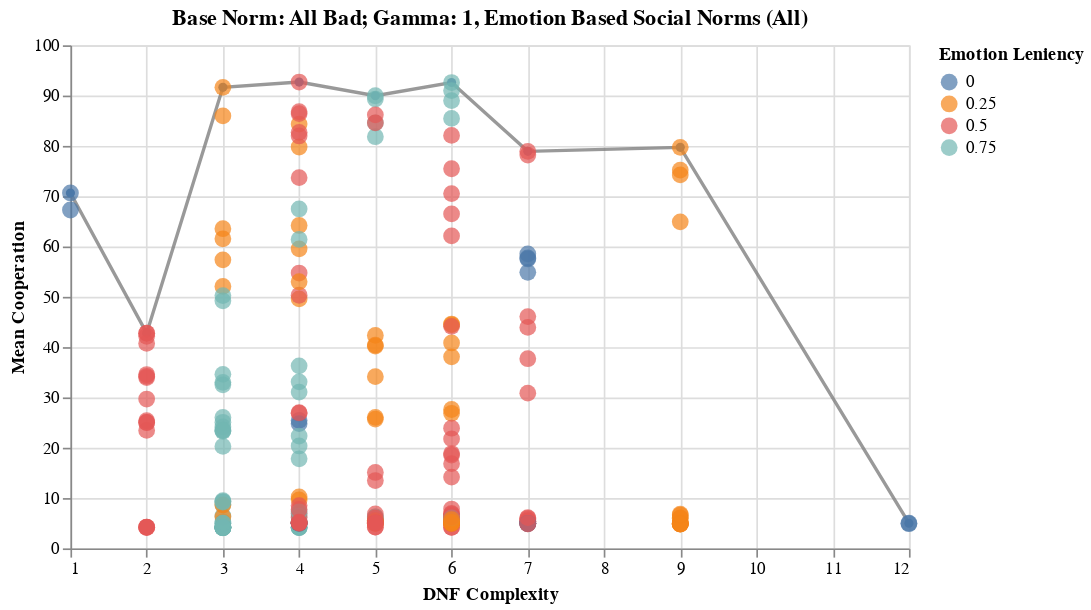

Notebook source saved alongside this figure:
### Code cell
# =============================
#   Scatterplot by Base Norm
# =============================

# 1. Choose base norm
chosen_base_norm = "All Bad"
chosen_gamma = 1

# Filter relevant runs
filtered = merged_df[merged_df["base_social_norm"] == chosen_base_norm].copy()
filtered = filtered[filtered.Z == 50]
filtered = filtered[filtered.gens == 1000]
filtered = filtered[filtered.gamma_center == chosen_gamma]
filtered = filtered[filtered.Emotion_Leniency != 1]

# 2. Average all runs per emergent norm
grouped = (
    filtered.groupby(["8bit_vector", "DNF_literals", "Emotion_Leniency"], as_index=False)
            .agg(mean_coop=("average_cooperation", "mean"))
)

# 3. Keep only the top 10% for each DNF complexity
def top_10_percent(df):
    if len(df) == 0:
        return df
    cutoff = np.quantile(df["mean_coop"], 0)
    return df[df["mean_coop"] >= cutoff]

grouped_top = (
    grouped.groupby("DNF_literals", group_keys=False)
           .apply(top_10_percent)
)

# NEW: Highest value per DNF (one per group)
top_per_dnf = (
    grouped_top.loc[grouped_top.groupby("DNF_literals")["mean_coop"].idxmax()]
)

# Scatter plot
scatter = (
    alt.Chart(grouped_top)
    .mark_circle(size=100)
    .encode(
        x=alt.X("DNF_literals:Q", title="DNF Complexity"),
        y=alt.Y("mean_coop:Q", title="Mean Cooperation",
                scale=alt.Scale(domain=[0, 100])),
        color=alt.Color("Emotion_Leniency:N", title="Emotion Leniency"),
        tooltip=[
            "8bit_vector",
            "DNF_literals",
            "Emotion_Leniency",
            alt.Tooltip("mean_coop:Q", format=".4f")
        ]
    )
)

# NEW: Line connecting the top points
topline = (
    alt.Chart(top_per_dnf)
    .mark_line(point=True, size=2, color="gray", opacity=0.8)
    .encode(
        x="DNF_literals:Q",
        y="mean_coop:Q",
        tooltip=["DNF_literals", "mean_coop"]
    )
)

# Combine
plot = (
    (topline + scatter)
    .properties(
        width=500,
        height=300,
        title=f"Base Norm: {chosen_base_norm}; Gamma: {chosen_gamma}, Emotion Based Social Norms (All)"
    )
)

plot

### Figure 1 — Vega-Lite specification as saved in the notebook (floating-point values rounded to 4 significant figures; data arrays with more than 128 entries replaced by an {"elided": "..."} marker saying what was removed)
{"config": {"view": {"continuousWidth": 400, "continuousHeight": 300}}, "layer": [{"data": {"name": "data-4b4d0b71d6636ecb340b9ca8bf124584"}, "mark": {"type": "line", "color": "gray", "opacity": 0.8, "point": true, "size": 2}, "encoding": {"tooltip": [{"field": "DNF_literals", "type": "quantitative"}, {"field": "mean_coop", "type": "quantitative"}], "x": {"field": "DNF_literals", "type": "quantitative"}, "y": {"field": "mean_coop", "type": "quantitative"}}}, {"data": {"name": "data-85146fdccc293e4dd0529def427bb570"}, "mark": {"type": "circle", "size": 100}, "encoding": {"color": {"field": "Emotion_Leniency", "title": "Emotion Leniency", "type": "nominal"}, "tooltip": [{"field": "8bit_vector", "type": "nominal"}, {"field": "DNF_literals", "type": "quantitative"}, {"field": "Emotion_Leniency", "type": "quantitative"}, {"field": "mean_coop", "format": ".4f", "type": "quantitative"}], "x": {"field": "DNF_literals", "title": "DNF Complexity", "type": "quantitative"}, "y": {"field": "mean_coop", "scale": {"domain": [0, 100]}, "title": "Mean Cooperation", "type": "quantitative"}}}], "height": 300, "title": "Base Norm: All Bad; Gamma: 1, Emotion Based Social Norms (All)", "width": 500, "$schema": "https://vega.github.io/schema/vega-lite/v4.17.0.json", "datasets": {"data-4b4d0b71d6636ecb340b9ca8bf124584": [{"8bit_vector": "10101010", "DNF_literals": 1, "Emotion_Leniency": 0.0, "mean_coop": 70.64}, {"8bit_vector": "10101111", "DNF_literals": 2, "Emotion_Leniency": 0.5, "mean_coop": 42.79}, {"8bit_vector": "11101010", "DNF_literals": 3, "Emotion_Leniency": 0.25, "mean_coop": 91.64}, {"8bit_vector": "11000101", "DNF_literals": 4, "Emotion_Leniency": 0.5, "mean_coop": 92.69}, {"8bit_vector": "10000011", "DNF_literals": 5, "Emotion_Leniency": 0.75, "mean_coop": 89.97}, {"8bit_vector": "11000111", "DNF_literals": 6, "Emotion_Leniency": 0.75, "mean_coop": 92.6}, {"8bit_vector": "11001001", "DNF_literals": 7, "Emotion_Leniency": 0.5, "mean_coop": 78.92}, {"8bit_vector": "11101001", "DNF_literals": 9, "Emotion_Leniency": 0.25, "mean_coop": 79.71}, {"8bit_vector": "10010110", "DNF_literals": 12, "Emotion_Leniency": 0.0, "mean_coop": 4.997}], "data-85146fdccc293e4dd0529def427bb570": {"elided": "240 records"}}}
